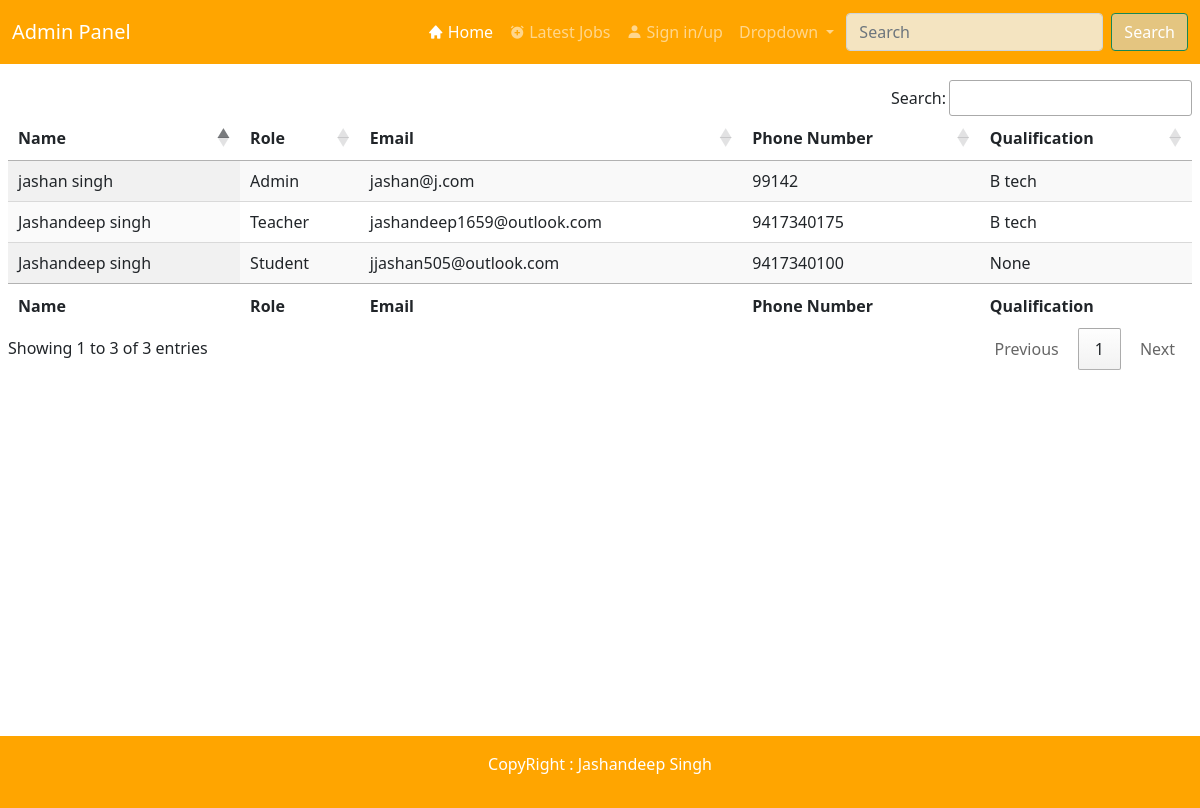
Page /all-users/ on the committed database.
### user/models.py (models this page shows)
class User(AbstractUser):
	user_role_choices = (
	('Student','Student'),
	('Teacher','Teacher'),
	('Admin','Admin'),
	)
	username = None
	email  = models.EmailField(unique=True)
	first_name  = models.CharField(max_length=50)
	last_name  = models.CharField(max_length=50)
	photo  = models.ImageField(upload_to="user/teacher/", null=True,blank=True)
	qualification  = models.CharField(max_length=50, null=True, blank =True)
	phone_number  = models.PositiveIntegerField()
	notify_me  = models.BooleanField(default=True)
	user_role = models.CharField(max_length=50, choices = user_role_choices, default = 'Student')
	last_login = models.DateTimeField(auto_now = True)
	created_at  = models.DateTimeField(auto_now_add= True)
	rejected_once = models.BooleanField(default=False)
	request_as_teacher = models.BooleanField(default=False)
	USERNAME_FIELD = 'email'
	REQUIRED_FIELDS = ['first_name','last_name','phone_number','notify_me',]
	object = UserManager()

### admin_controls/views.py (the view)
# urls.py: path('all-users/',views.all_users, name="all_users"),
def all_users(request):
    users = User.objects.all()
    context = {
    'users':users
    }
    return render(request, 'admin_controls/controls/all_users.html',context)

### admin_controls/templates/admin_controls/controls/all_users.html (shortened to what this page needs)
{% extends "admin_controls/base2.html" %}
{% block content %}
<link rel="stylesheet" href=" https://cdn.datatables.net/1.10.25/css/jquery.dataTables.min.css">
<link rel="stylesheet" href=" https://cdn.datatables.net/buttons/1.7.1/css/buttons.dataTables.min.css">
<section class="mt-3 mx-2">
  <div class="">
    <table id="example" class="display" style="width:100%">
        <thead>
            <tr>
                <th>Name</th>
                <th>Role</th>
                <th>Email</th>
                <th>Phone Number</th>
                <th>Qualification </th>
            </tr>
        </thead>
        <tbody>
            {% for user in users %}
            <tr>
                <td>{{user.first_name}} {{user.last_name}}</td>
                <td>{{user.user_role}}</td>
                <td>{{user.email}}</td>
                <td>{{user.phone_number}}</td>
                <td>{{user.qualification}}</td>
            </tr>
            {% endfor %}
          </tbody>
      <tfoot>
          <tr>
            <th>Name</th>
            <th>Role</th>
            <th>Email</th>
            <th>Phone Number</th>
            <th>Qualification </th>
          </tr>
      </tfoot>
  </table>
  </div>
</section>
{% endblock %}

### static/css/main2.css (style rules this page uses)
* { margin: 0; padding: 0; box-sizing: border-box; }
:root { --primary : #fff; --dark-blue : orange; --light-skin : #f4e4c1; --dark-skin : #e4c580; --success-green : #15db95; --light-blue : #0d19a3; }

### rows in the picture
User: first_name "jashan", last_name "singh", user_role "Admin", email "jashan@j.com", phone_number "99142", qualification "B tech"
User: first_name "Jashandeep", last_name "singh", user_role "Teacher", email "jashandeep1659@outlook.com", phone_number "9417340175", qualification "B tech"
User: first_name "Jashandeep", last_name "singh", user_role "Student", email "jjashan505@outlook.com", phone_number "9417340100", qualification "None"
